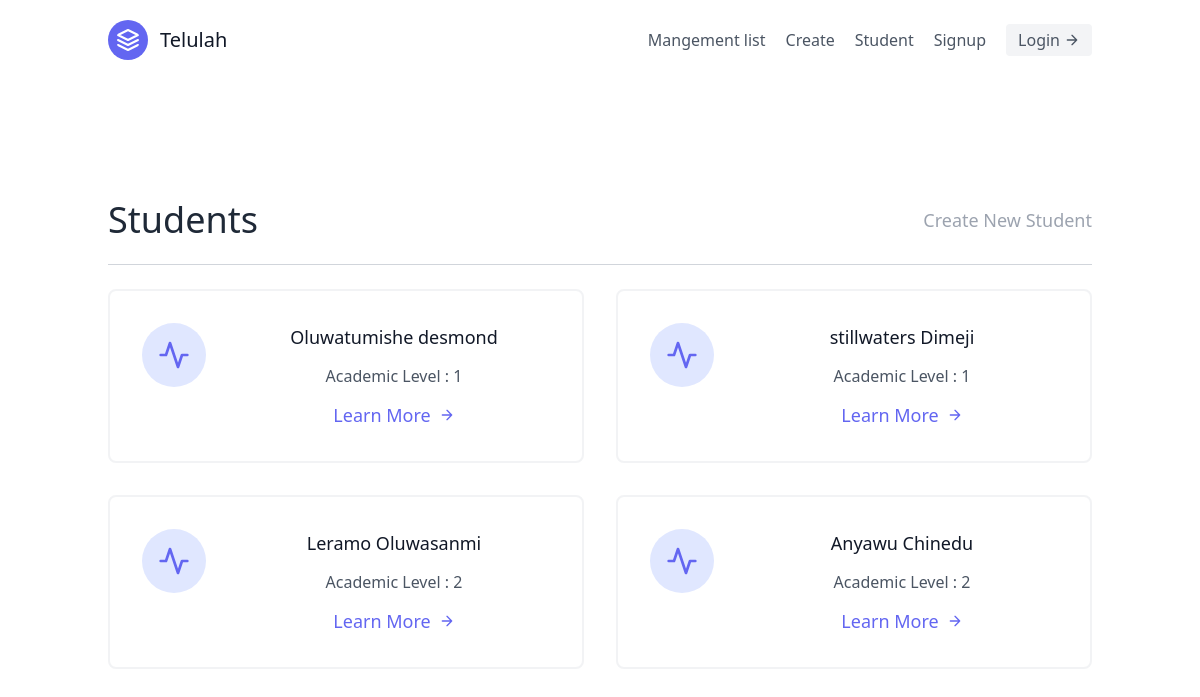
Screenshot of /app/student1/ with the database file from the repository.
### app/models.py (models this page shows, shortened)
class Students(models.Model):
    name = models.CharField(max_length=20)
    email = models.EmailField(max_length=25)
    Lecturers = models.ForeignKey(Lecturers, on_delete=models.CASCADE, null=True)
    year_level = models.CharField(choices=LEVEL, max_length=1)
    academic_level = models.CharField(choices=ACADEMIC_LEVEL, max_length=1)
    description = models.TextField()

### app/views.py (the view)
# urls.py: path('student1/', students_page, name='stu'),
def students_page(request):
    model = Students.objects.all()
    context = {
        'user': model
    }
    return render(request, 'students.html', context=context)

### app/templates/students.html (shortened to what this page needs)
{% extends "base.html" %}
{% block content %}
<div class="text-center text-lg font-normal">
<section class="text-gray-600 body-font">
  <div class="container px-5 py-24 mx-auto flex flex-wrap">
  <div class="w-full mb-6 py-6 flex justify-between items-center border-b border-gray-300">
    <div>
        <h1 class="text-4xl text-gray-800">Students</h1>
    </div>
    <div>
        <a class="text-gray-400 hover:text-blue-300" href='{%url 'apps:students'%}' class="mr-6 hover:text-gray-900 font-bold text-xl left-10">Create New Student</a>
    </div>
  </div>
    <div class="flex flex-wrap -m-4">
    {% for user in user %}
      <div class="p-4 lg:w-1/2 md:w-full">
        <div class="flex border-2 rounded-lg border-gray-200 border-opacity-50 p-8 sm:flex-row flex-col">
          <div class="w-16 h-16 sm:mr-8 sm:mb-0 mb-4 inline-flex items-center justify-center rounded-full bg-indigo-100 text-indigo-500 flex-shrink-0">
            <svg fill="none" stroke="currentColor" stroke-linecap="round" stroke-linejoin="round" stroke-width="2" class="w-8 h-8" viewBox="0 0 24 24">
              <path d="M22 12h-4l-3 9L9 3l-3 9H2"></path>
            </svg>
          </div>
          <div class="flex-grow">
            <h2 class="text-gray-900 text-lg title-font font-medium mb-3">{{user.name}}</h2>
            <p class="leading-relaxed text-base">Academic Level : {{user.academic_level}}</p>
            <a href='{% url 'apps:student_detail' user.pk%}' class="mt-3 text-indigo-500 inline-flex items-center">Learn More
              <svg fill="none" stroke="currentColor" stroke-linecap="round" stroke-linejoin="round" stroke-width="2" class="w-4 h-4 ml-2" viewBox="0 0 24 24">
                <path d="M5 12h14M12 5l7 7-7 7"></path>
              </svg>
            </a>
          </div>
        </div>
      </div>
    {% endfor %}
    </div>
  </div>
</section>
{% endblock content %}

### rows the page displays
Students: name "Oluwatumishe desmond", academic_level "1"
Students: name "stillwaters Dimeji", academic_level "1"
Students: name "Leramo Oluwasanmi", academic_level "2"
Students: name "Anyawu Chinedu", academic_level "2"
